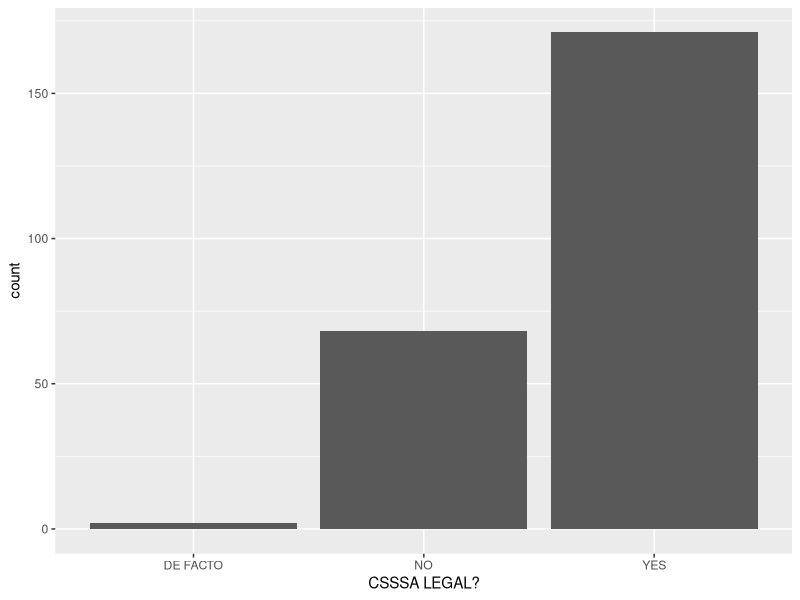
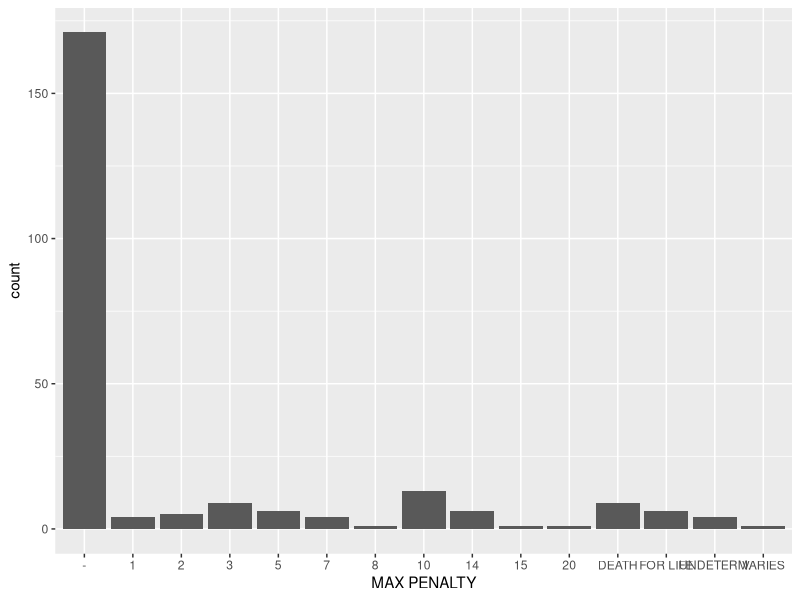
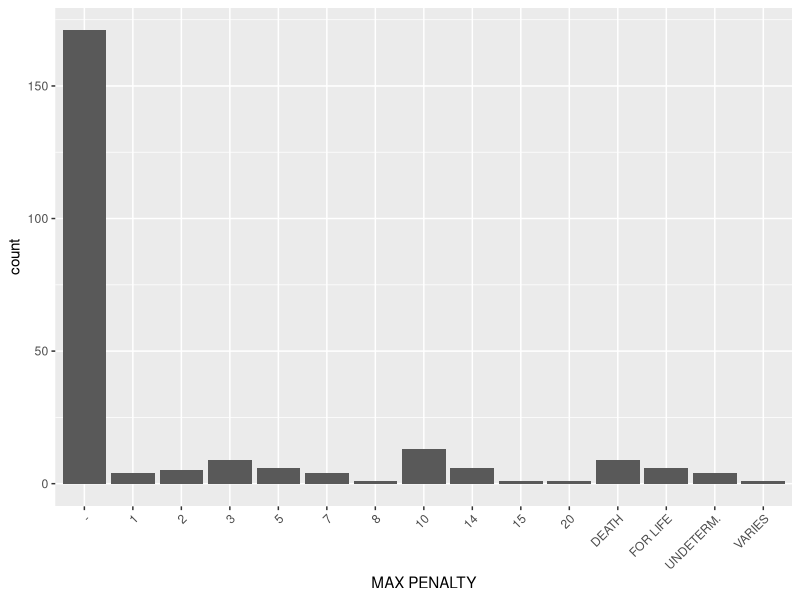
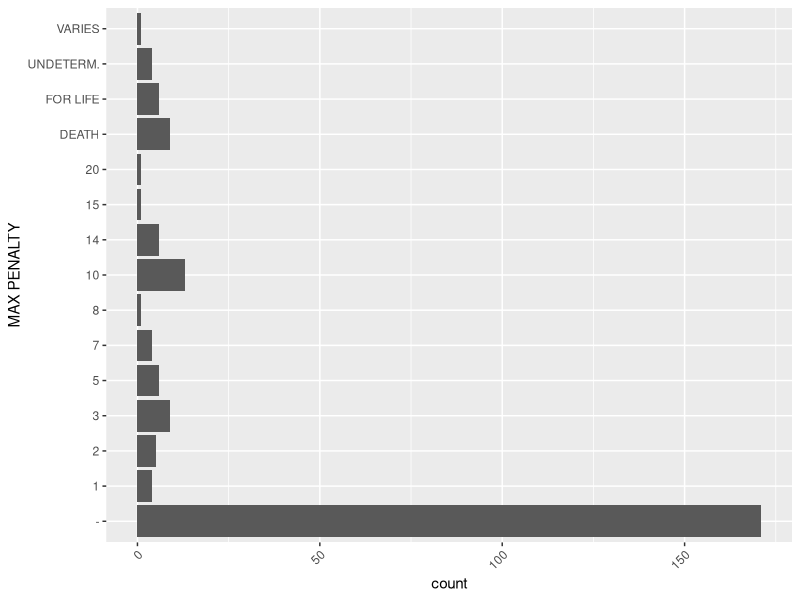

R code for these plots, in order:
## ---- chunk 1
library(forcats)
library(readr)
library(dplyr)
library(stringr)
library(ggplot2)

# Para ver mejor algunos resultados
options(pillar.print_max = 16)
## ---- chunk 2

# Variable categórica: meses
x1 <- c("Dic", "Abr", "Ene", "Mar")

# Variable que contiene un dato con error de tipeo
x2 <- c("Dic", "Abr", "Eme", "Mar")

# El orden es alfabético
sort(x1)

# Crear un factor: niveles
niveles_meses <- c(
  "Ene", "Feb", "Mar", "Abr", "May", "Jun",
  "Jul", "Ago", "Sep", "Oct", "Nov", "Dic"
)

# Crear el factor
# (Si omites los niveles, se van a definir a partir de los datos en orden alfabético)
y1 <- factor(x1, levels = niveles_meses)
## ---- chunk 3

# Variable categórica: ¿qué lenguajes de programación sabés?
lenguajes <- c("R", "Python", "C#", "Julia")

# Crear un factor: niveles
niveles_lenguajes <- c(
  "R", "C", "C++", "C#", "Julia", "Python",
  "Ada", "Go", "Rust", "Octave", "MATLAB", "Java"
)

# Crear el factor
# (Si omites los niveles, se van a definir a partir de los datos en orden alfabético)
lenguajes_factor <- factor(lenguajes, levels = niveles_lenguajes)

## ---- chunk 4
# No es factor: orden alfabético
print(sort(x1))

# Es factor: orden según niveles definidos en el factor
print(sort(y1))

## ---- chunk 5
y2 <- parse_factor(x2, levels = niveles_meses)
# Warning: 1 parsing failure.
# row col           expected actual
#   3  -- value in level set    Eme
## ---- chunk 6

# Datos con variantes para el lenguaje de programación C#
lenguajes2 <- c("C-sharp", "Python", "C#", "Julia", "C Sharp", "Go", "Java", "C♯")

# parse_factor nos advierte
lenguajes2_factor <- parse_factor(lenguajes2, levels = niveles_lenguajes)
 
# Warning: 3 parsing failures.
# row col           expected  actual
#   1  -- value in level set C-sharp
#   5  -- value in level set C Sharp
#   7  -- value in level set Java  
## ---- chunk 7
f1 <- factor(x1, levels = unique(x1))

f2 <- x1 %>% factor() %>% fct_inorder()

levels(f2)
## ---- chunk 8
ls("package:forcats") %>% str_subset(., "^fct_")
## ---- chunk 9
#
#
# SPOILER
#
#
#
# Sí, usando `fct_infreq()` o `fct_inseq()` (por frecuencia, o por secuencia numérica)
f3 <- x1 %>% factor() %>% fct_infreq()

levels(f3)
## ---- chunk 10
leyes <- read_csv2("homophobia.csv", show_col_types = FALSE)


leyes <- leyes %>% mutate_if(is.character, factor)

# En cuántos países son legales los actos sexuales consensuales entre personas adultas del mismo sexo (ASCAMS)
leyes %>%
  count(`CSSSA LEGAL?`)


ggplot(leyes, aes(`CSSSA LEGAL?`)) +
  geom_bar()

## ---- chunk 11
# No está ordenado de forma útil  
levels(leyes$`MAX PENALTY`)

# En orden de aparición en el dataset, no muy claro
leyes %>% 
  count(`MAX PENALTY`) 


# En orden de frecuencia
leyes %>% 
  mutate(`MAX PENALTY` = `MAX PENALTY` %>% fct_infreq()) %>%
  count(`MAX PENALTY`) 


# En orden numérico
leyes %>% 
  mutate(`MAX PENALTY` = `MAX PENALTY` %>% fct_inseq()) %>%
  count(`MAX PENALTY`) 
## ---- chunk 12
# En orden numérico, con "-" al comienzo
leyes %>% 
  mutate(`MAX PENALTY` = `MAX PENALTY` %>% fct_inseq() %>% relevel(`MAX PENALTY`,ref="-")) %>%
  count(`MAX PENALTY`) 

## ---- chunk 13
# Agrupar
leyes %>%
  mutate(`MAX PENALTY` = fct_recode(`MAX PENALTY`, 
                          "DEATH" = "DEATH", 
                          "DEATH" = "DEATH (P)")) %>%
  count(`MAX PENALTY`) 

# O simplemente
leyes %>%
  mutate(`MAX PENALTY` = fct_collapse(`MAX PENALTY`, 
                          "DEATH" = c("DEATH", "DEATH (P)"))) %>%
  count(`MAX PENALTY`) 

## ---- chunk 14
leyes %>%
  mutate(`MAX PENALTY` = `MAX PENALTY` %>% fct_inseq() %>% relevel(`MAX PENALTY`,ref="-")) %>%
  mutate(`MAX PENALTY` = fct_collapse(`MAX PENALTY`, 
                          "DEATH" = c("DEATH", "DEATH (P)"))) %>%
  count(`MAX PENALTY`)
## ---- chunk 15
p <- leyes %>%
  mutate(`MAX PENALTY` = `MAX PENALTY` %>% fct_inseq() %>% relevel(`MAX PENALTY`,ref="-")) %>%
  mutate(`MAX PENALTY` = fct_collapse(`MAX PENALTY`, 
                          "DEATH" = c("DEATH", "DEATH (P)"))) %>%
  ggplot(aes(`MAX PENALTY`)) +
  geom_bar()
  
p
## ---- chunk 16
#
#
#
#
#
#
# SPOILER
#
# SOLUCIÓN:
#
#
#
#
#
#
## ---- chunk 17
p <- p + theme(axis.text.x = element_text(angle = 45, hjust = 1))
p
## ---- chunk 18
p <- p + coord_flip()
  
p
## ---- chunk 19
# Actualmente todas las formas de escribir C# son consideradas valores diferentes
unique(lenguajes2)

# Si queremos interpretarlo como factor, hay valores que producen NA
unique(lenguajes2_factor)

## ---- chunk 20
#
#
#
#
#
#
# SPOILER
#
# SOLUCIÓN:
#
#
#
#
#
#

lenguajes2_corregido <- fct_collapse(lenguajes2, "C#" = c("C Sharp", "C-sharp", "C#", "C♯"))

# Ahora la denominación es uniforme
lenguajes2_corregido


